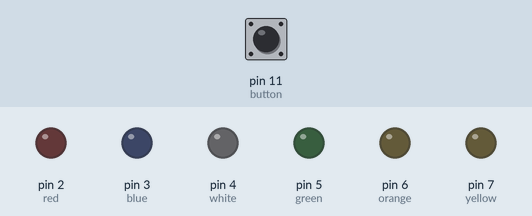
Recording of a sketch running on a simulated Arduino Uno, built with avr-gcc and run on an emulated ATmega328P. Shown: output pins drawn as LEDs (lit = HIGH). The test bench sets the inputs (shaded band); at power-on: pin 11 (button) LOW.

Above: at 1.2 s.
1.3 s: pin 11 (button) pulled HIGH for 3.2 s
At 2.6 s:
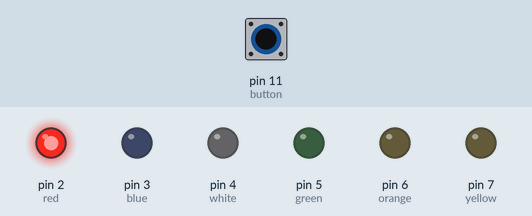
6.3 s: pin 11 (button) driven HIGH
At 8.4 s:
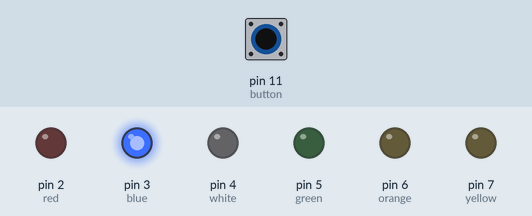
9.3 s: pin 11 (button) driven LOW
At 11.1 s:
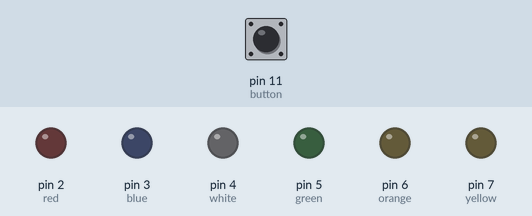
Timing chart, 0 to 12.6 s (numbered marks = the images above; inputs shaded):
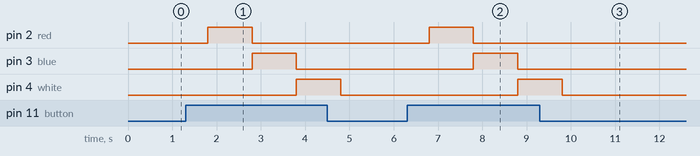

The sketch:

20127284.ino
```cpp
int button = 11;
int red = 2;
int blue = 3;
int white = 4;
int green = 5;
int orange = 6;
int yellow = 7;
unsigned long startTime = 0;
int isOFF = 0;

void setup() {
  Serial.begin(9600);
  pinMode(button,INPUT);
  pinMode(red,OUTPUT);
  pinMode(blue,OUTPUT);
  pinMode(white,OUTPUT);
  pinMode(green,OUTPUT);
  pinMode(orange,OUTPUT);
  pinMode(yellow,OUTPUT);
}

void loop() {
  int buttonStatus = digitalRead(button);

  if(buttonStatus != isOFF){
   	 startTime = millis();
     isOFF = buttonStatus;
  }

  if (buttonStatus == HIGH){
    delay(500);
    if (buttonStatus == HIGH){
      if (millis() - startTime > 12000){
        digitalWrite(red,HIGH);
        digitalWrite(blue,HIGH);
        digitalWrite(white,HIGH);
        digitalWrite(green,HIGH);
        digitalWrite(orange,HIGH);
        digitalWrite(yellow,HIGH);
        if(buttonStatus == LOW){
          startTime = millis();
        }
    }
      else if(buttonStatus == HIGH){
        for (int i = 2; i<=7 ; i++){
          if (digitalRead(button) == LOW){
            break;
          }
          else{
          digitalWrite(i,HIGH);
          delay(1000);
          digitalWrite(i,LOW);}
        }
     }
    }
    if (digitalRead(button) == LOW) {
    digitalWrite(red,LOW);
    digitalWrite(blue,LOW);
    digitalWrite(white,LOW);
    digitalWrite(green,LOW);
    digitalWrite(orange,LOW);
    digitalWrite(yellow,LOW);
  }
  }}
```

Measured:
- after the input at 1.3 s, pin 2 (red): LOW → HIGH after 0.50 s, → LOW 1.0 s later; pin 3 (blue): LOW → HIGH after 1.5 s, → LOW 1.0 s later; pin 4 (white): LOW → HIGH after 2.5 s, → LOW 1.0 s later
- after the input at 6.3 s, pin 2 (red): LOW → HIGH after 0.50 s, → LOW 1.0 s later; pin 3 (blue): LOW → HIGH after 1.5 s, → LOW 1.0 s later; pin 4 (white): LOW → HIGH after 2.5 s
- after the input at 9.3 s, pin 2 (red): stays LOW (without the input it goes to HIGH after 4.0 s); pin 3 (blue): stays LOW (without the input it goes to HIGH after 5.0 s)
